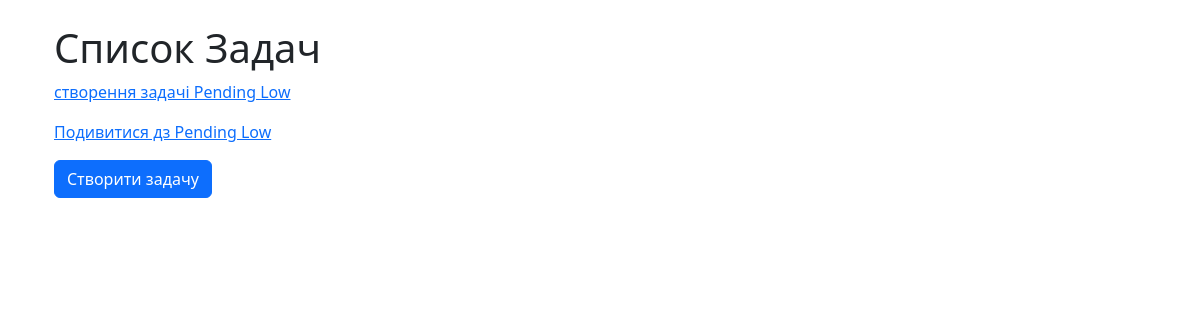
Before: / with the older database file.
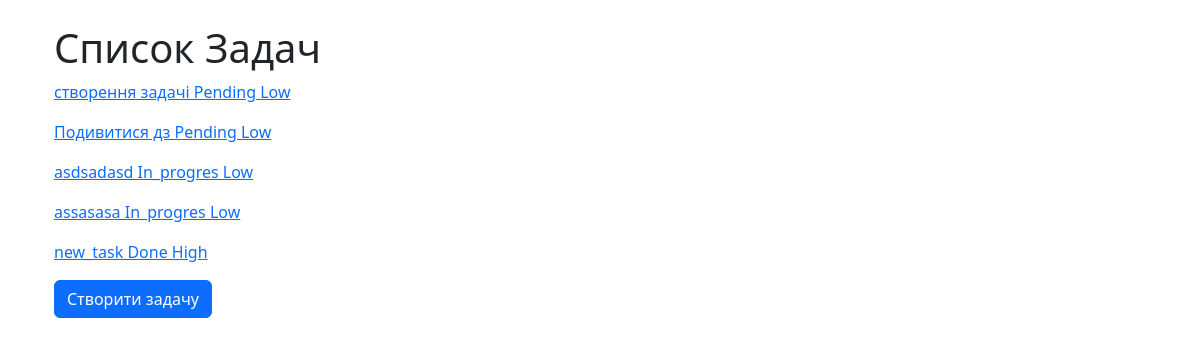
After: the same page with the newer database file.
### taskapp/models.py (models this page shows)
class Task(models.Model):
    PRIORITY_CHOICES = [
        ("Low" , "Низький пріорітет"),
        ("Medium" , "Середній пріорітет"),
        ("High" , "Високий пріорітет"),
    ]
    STATUS_CHOICES = [
        ("Pending" , "Потрібно виконати"),
        ("In_progres" , "В процесі"),
        ("Done" , "Виконано"),
    ]
    name = models.CharField(max_length=100, verbose_name="Назва задачі")
    description = models.TextField(blank=True, null=True, verbose_name="Опис")
    priority = models.CharField(max_length=30, choices=PRIORITY_CHOICES, default="Low", verbose_name="Пріорітет")
    status = models.CharField(max_length=30, choices=STATUS_CHOICES, default="Pending", verbose_name="Статус")
    deadline = models.DateTimeField(null=True, blank=True, verbose_name="Термін виконання")
    user = models.ForeignKey(User, on_delete=models.CASCADE, verbose_name="Користувач")
    created_at = models.DateTimeField(auto_now_add=True, verbose_name="Коли створенно")
    file = models.FileField(upload_to="task_files/", null=True, blank=True, verbose_name="Файл")
    def __str__(self):
        return f"{self.name} {self.status} {self.priority}"

### taskapp/views.py (the view)
# urls.py: path("", views.TaskListView.as_view(), name="Home"),
class TaskListView(ListView):
    model = Task
    template_name = 'task_list.html'
    context_object_name = 'tasks'

### templates/task_list.html
{% extends 'base.html' %}
{% block content %}
    <div class="container">
        <h1>Список Задач</h1>
        {% for task in tasks %}
            <p>
                <a href="{% url 'update_task' task.id %}">{{task}}</a>
            </p>
        {% endfor %}
        <a href="{% url 'create_task' %}" class="btn btn-primary">Створити задачу</a>
    </div>
{% endblock content %}

### templates/base.html (shortened to what this page needs)
<!DOCTYPE html>
<html lang="uk">
<head>
    <link href="https://cdn.jsdelivr.net/npm/bootstrap@5.3.6/dist/css/bootstrap.min.css" rel="stylesheet">
    {% load static %}
		<link rel="stylesheet" href="{% static 'css/style.css' %}">
</head>
<body>
<div class="container mt-4">
    {% block content %}
    {% endblock %}
</div>
</body>
</html>

Changed rows visible on the page:
added Task: name+status+priority "asdsadasd In_progres Low"
added Task: name+status+priority "assasasa In_progres Low"
added Task: name+status+priority "new_task Done High"
